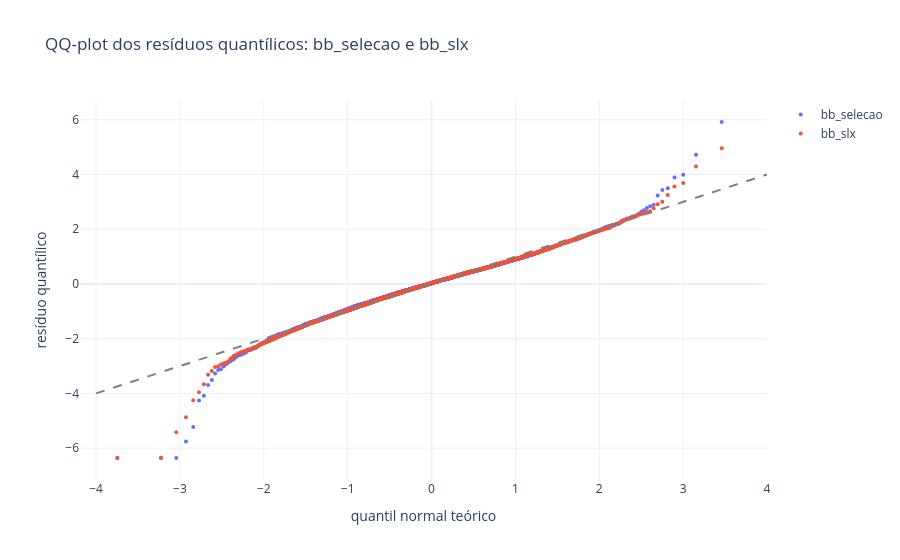

Write notebook code for a chart like this one.
### Markdown cell above
#### 6.3 · Distribuição: resíduos quantílicos, QQ e envelope

O `bb_slx` usa $\theta_i$ por município (`E.prever_theta`). O envelope usa B = 49 reajustes (cada ajuste leva poucos segundos; o limite fixado para trocar por B = 39 era 15 s por ajuste) e é comparado ao `bb_reglag` do Passo 2.

### Code cell
# Distribuição: resíduos quantílicos aleatorizados (rng=0), θᵢ por município
RF = {nome: G.residuos_quantilicos_rapido(y, n, m["pi"], theta=m["theta"], rng=0) for nome, m in MS.items()}
resumo_f = pd.DataFrame({nome: {"media": r_.mean(), "dp": r_.std(ddof=1), "assimetria": stats.skew(r_), "curtose_exc": stats.kurtosis(r_),
                                "pct_abs_gt2": 100 * np.mean(np.abs(r_) > 2), "pct_abs_gt3": 100 * np.mean(np.abs(r_) > 3)} for nome, r_ in RF.items()}).T
resumo_f.index.name = "modelo"; resumo_f.to_csv(TAB / "diag_final_residuos_resumo.csv")
pd.DataFrame(RF).assign(id_municipio=df["id_municipio"].to_numpy()).to_csv(TAB / "diag_final_residuos_quantilicos.csv", index=False)
print(pd.concat([resumo.loc[["bb_reglag"]], resumo_f]).round(3).to_string())
print("esperado sob N(0,1): dp 1, assimetria 0, curtose 0, |r|>2: 4,55%, |r|>3: 0,27%")
fig = G.qq_normal(RF, "QQ-plot dos resíduos quantílicos: bb_selecao e bb_slx")
G.salvar(fig, FIG / "diag_final_qq.html"); fig.show()

### Figure 1 — Plotly figure (JSON) as saved in the notebook; plotly's stock layout.template omitted (floating-point values rounded to 4 significant figures; data arrays with more than 128 entries replaced by an {"elided": "..."} marker saying what was removed)
{"data": [{"marker": {"size": 4}, "mode": "markers", "name": "bb_selecao", "type": "scatter", "x": {"elided": "1857 float values"}, "y": {"elided": "1857 float values"}}, {"marker": {"size": 4}, "mode": "markers", "name": "bb_slx", "type": "scatter", "x": {"elided": "1857 float values"}, "y": {"elided": "1857 float values"}}, {"line": {"color": "gray", "dash": "dash"}, "mode": "lines", "showlegend": false, "type": "scatter", "x": [-4, 4], "y": [-4, 4]}], "layout": {"title": {"text": "QQ-plot dos resíduos quantílicos: bb_selecao e bb_slx"}, "xaxis": {"title": {"text": "quantil normal teórico"}}, "yaxis": {"title": {"text": "resíduo quantílico"}}}}
